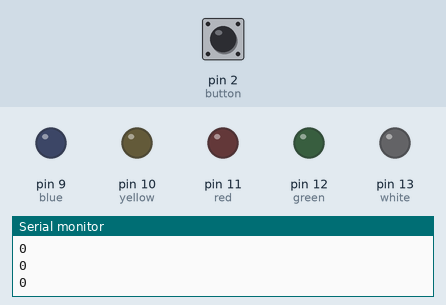
Bench run of a sketch on a simulated Arduino Uno, built with avr-gcc and run on an emulated ATmega328P. Shown: output pins drawn as LEDs (lit = HIGH), the last lines printed to the serial monitor. Dashed ring = blinking. The inputs (shaded band) are chosen by the test bench; at power-on: pin 2 (button) HIGH.

Above: at 1.2 s.
1.3 s: pin 2 (button) pulled LOW for 0.15 s
At 1.42 s:
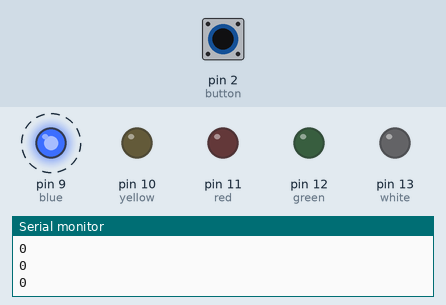
At 2.8 s:
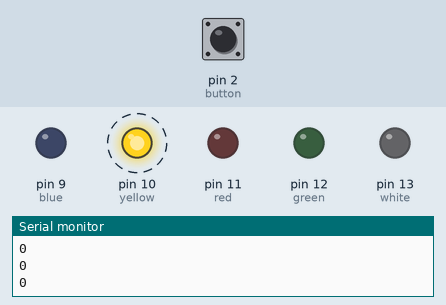
4.3 s: pin 2 (button) pulled LOW for 1 s
At 10.0 s:
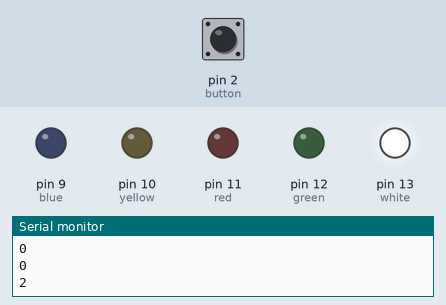
Timing chart, 0 to 14.3 s (numbered marks = the images above; inputs shaded):
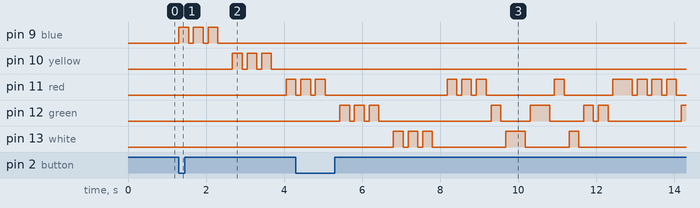

The sketch:

SS6_light_check.ino
```cpp
int blue = 9;
int yellow = 10;
int red = 11;
int green = 12;
int white = 13;

int button = 2;

int pressed = 0;

//int currentTime;
//int savedTime;

void setup() {
  Serial.begin(9600);

  pinMode(blue, OUTPUT);
  pinMode(yellow, OUTPUT);
  pinMode(red, OUTPUT);
  pinMode(green, OUTPUT);
  pinMode(white, OUTPUT);

  pinMode(button, INPUT_PULLUP);

  attachInterrupt(digitalPinToInterrupt(button), buttonPress, CHANGE);
}

void loop() {

  if(pressed == 1){
    test();
  }
  else if (pressed == 2){
    song();
  }
  else{
    pressed = 0;
  }

  Serial.println(pressed);

}
```

functions.ino
```cpp
void buttonPress() {
  if(digitalRead(button) == LOW){
  pressed++;}
}

void on(int led, int t) {
  digitalWrite(led, HIGH);
  delay(t);
}
void off(int led) {
  digitalWrite(led, LOW);
  delay(125);
}

void quarter(int led){
  on(led, 250);
  off(led);
}

void half(int led){
  on(led, 500);
  off(led);
}

void test(){
  quarter(blue);
  quarter(blue);
  quarter(blue);
  delay(250);

  quarter(yellow);
  quarter(yellow);
  quarter(yellow);
  delay(250);

  quarter(red);
  quarter(red);
  quarter(red);
  delay(250);

  quarter(green);
  quarter(green);
  quarter(green);
  delay(250);

  quarter(white);
  quarter(white);
  quarter(white);
  delay(250);
}

void song(){
  quarter(red);
  quarter(red);
  quarter(red);
  quarter(green);

  half(white);
  half(green);

  quarter(red);
  quarter(white);
  quarter(green);
  quarter(green);

  half(red);
}
```

Measured:
- after the input at 1.3 s, pin 9 (blue): alternates HIGH for 0.25 s and LOW for 0.13 s, 6 changes in all, then stays LOW, starting at once; pin 10 (yellow): alternates HIGH for 0.25 s and LOW for 0.13 s, 6 changes in all, then stays LOW, starting after 1.4 s; pin 11 (red): LOW → HIGH after 2.8 s
- after the input at 4.3 s, pin 9 (blue), pin 10 (yellow): stops changing and stays LOW
